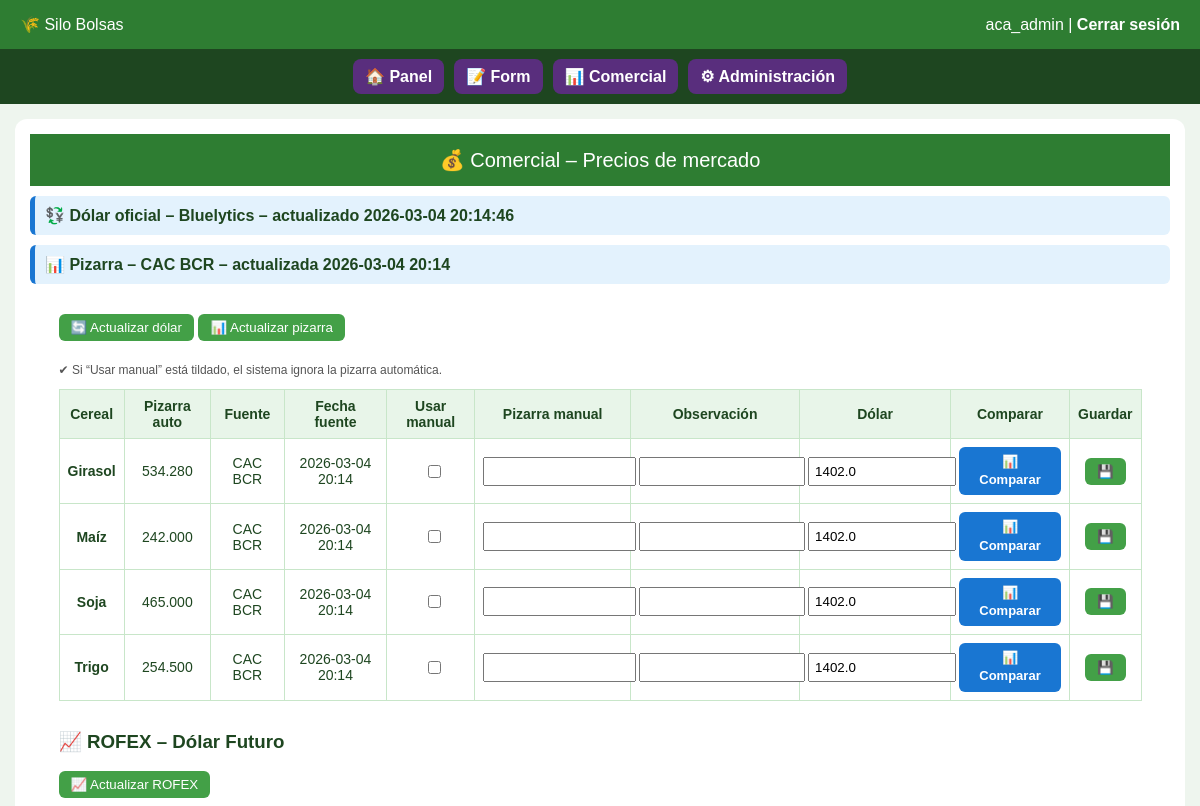
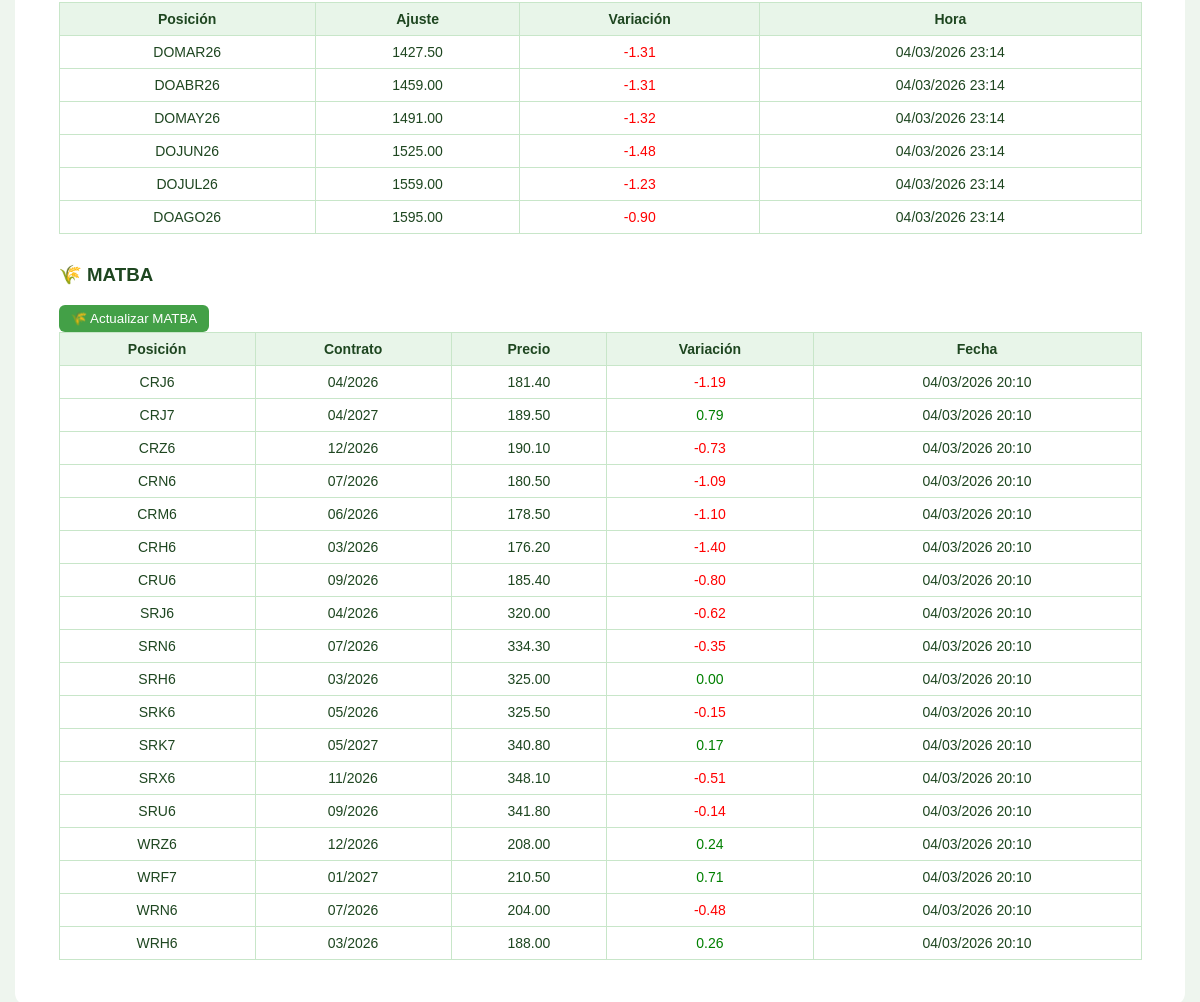
Page /comercial/ (signed in) on the committed database (2 pictures, top to bottom).
### tables this page shows
CREATE TABLE usuarios (
            id INTEGER PRIMARY KEY AUTOINCREMENT,
            username TEXT UNIQUE NOT NULL,
            password TEXT NOT NULL,
            rol TEXT NOT NULL,
            empresa_id INTEGER,
            sucursal_id INTEGER,
            es_superadmin INTEGER DEFAULT 0,
            forzar_cambio_password INTEGER DEFAULT 0,
            FOREIGN KEY (empresa_id) REFERENCES empresas(id),
            FOREIGN KEY (sucursal_id) REFERENCES sucursales(id)
        );

CREATE TABLE mercado (
            id INTEGER PRIMARY KEY AUTOINCREMENT,
            empresa_id INTEGER NOT NULL,
            cereal TEXT,
            pizarra_auto REAL,
            fuente TEXT,
            fecha_fuente TEXT,
            pizarra_manual REAL,
            usar_manual INTEGER DEFAULT 0,
            obs_precio TEXT,
            dolar REAL,
            fecha TEXT,
            UNIQUE(empresa_id, cereal),
            FOREIGN KEY (empresa_id) REFERENCES empresas(id)
        );

CREATE TABLE rofex (
        id INTEGER PRIMARY KEY AUTOINCREMENT,
        posicion TEXT NOT NULL,
        ajuste REAL,
        ajuste_anterior REAL,
        variacion REAL,
        fecha DATETIME DEFAULT CURRENT_TIMESTAMP
    );

CREATE TABLE matba (
        id INTEGER PRIMARY KEY AUTOINCREMENT,
        posicion TEXT NOT NULL,
        cereal TEXT,
        precio REAL,
        precio_anterior REAL,
        variacion REAL,
        fecha DATETIME DEFAULT CURRENT_TIMESTAMP
    , mes TEXT);

### comercial/routes.py (the view)
@comercial_bp.route("/")
@login_required
def comercial():
    if not tiene_permiso("comercial"):
        return acceso_denegado("comercial")
    empresa_id = empresa_actual()
    if not empresa_id:
        return redirect(url_for("panel.panel"))
    conn = get_db()
    rows = conn.execute("""
        SELECT cereal,
            pizarra_auto,
            fuente,
            fecha_fuente,
            pizarra_manual,
            usar_manual,
            obs_precio,
            dolar,
            fecha
        FROM mercado
        WHERE empresa_id=?
        ORDER BY cereal
    """, (empresa_id,)).fetchall()
    dolar_info = conn.execute("""
        SELECT dolar, fecha
        FROM mercado
        WHERE empresa_id=?
        AND dolar > 0
        ORDER BY fecha DESC
        LIMIT 1
    """, (empresa_id,)).fetchone()
    fecha_dolar_arg = None
    if dolar_info and dolar_info["fecha"]:
        fecha_utc = datetime.fromisoformat(dolar_info["fecha"])
        fecha_utc = fecha_utc.replace(tzinfo=ZoneInfo("UTC"))
        fecha_arg = fecha_utc.astimezone(ZoneInfo("America/Argentina/Buenos_Aires"))
        fecha_dolar_arg = fecha_arg.strftime("%Y-%m-%d %H:%M:%S")
    fecha_pizarra = None
    if rows:
        fecha_pizarra = rows[0]["fecha_fuente"]
    rofex = conn.execute("""
        SELECT posicion, ajuste, variacion, fecha
        FROM rofex
        ORDER BY fecha DESC
        LIMIT 10
    """).fetchall()
    matba = conn.execute("""
        SELECT posicion, mes, precio, variacion, fecha
        FROM matba
        ORDER BY fecha DESC
        LIMIT 18
    """).fetchall()
    conn.close()
    return render_template(
        "comercial.html",
        mercado=rows,
        dolar_info=dolar_info,
        fecha_dolar_arg=fecha_dolar_arg,
        fecha_pizarra=fecha_pizarra,
        rofex=rofex,
        matba=matba,
        puede_comparador=tiene_permiso("comparador"),
    )

### app.py (called while the page is built, shortened)
@app.context_processor
def inject_permisos():
    return dict(tiene_permiso=tiene_permiso)

@app.context_processor
def inject_estado_contrato():
    empresa_alerta = None
    empresa_vencida = False
    if current_user.is_authenticated and not current_user.es_superadmin:
        conn = get_db()
        empresa = conn.execute("""
            SELECT fecha_vencimiento
            FROM empresas
            WHERE id=?
        """, (current_user.empresa_id,)).fetchone()
        conn.close()
    return dict(
        empresa_alerta=empresa_alerta,
        empresa_vencida=empresa_vencida
    )

@app.context_processor
def inject_empresa_contexto():
    empresa_nombre = None
    return dict(empresa_activa=empresa_nombre)

### auth/models.py (called while the page is built)
    @staticmethod
    def get(user_id):
        conn = get_db()
        row = conn.execute(
            "SELECT * FROM usuarios WHERE id=?",
            (user_id,)
        ).fetchone()
        conn.close()
        if row:
            return User(row)
        return None

### auth/routes.py (called while the page is built)
@login_manager.user_loader
def load_user(user_id):
    return User.get(user_id)

### db.py (called while the page is built)
def get_db():
    conn = sqlite3.connect(DB_NAME)
    conn.row_factory = sqlite3.Row
    return conn

### panel/routes.py (called while the page is built)
def empresa_actual():
    if current_user.es_superadmin:
        return session.get("empresa_contexto")
    return current_user.empresa_id

### permissions.py (called while the page is built, shortened)
def tiene_permiso(pantalla):
    if not current_user.is_authenticated:
        return False
    if current_user.es_superadmin == 1:
        return True
    if current_user.rol == "admin_empresa":
        return True

### templates/comercial.html (shortened to what this page needs)
{% extends "base.html" %}
{% block contenido %}
<header>💰 Comercial – Precios de mercado</header>
{% set ref = mercado[0] if mercado %}
{% if mercado and ref.fecha %}
<div style="margin:10px 0;padding:10px;background:#e3f2fd;border-left:5px solid #1976d2;border-radius:6px;font-weight:bold;">
  💱 Dólar oficial – <b>Bluelytics</b> – actualizado {{ fecha_dolar_arg }}
</div>
{% endif %}
{% if fecha_pizarra %}
<div style="margin:10px 0;padding:10px;background:#e3f2fd;border-left:5px solid #1976d2;border-radius:6px;font-weight:bold;">
  📊 Pizarra – <b>CAC BCR</b> – actualizada {{ fecha_pizarra }}
</div>
{% endif %}
<div class="container">
<button onclick="actualizarDolar()" style="margin-bottom:10px">
  🔄 Actualizar dólar
</button>
<button onclick="actualizarPizarra()">
  📊 Actualizar pizarra
</button>
<table>
<tr>
  <th>Cereal</th>
  <th>Pizarra auto</th>
  <th>Fuente</th>
  <th>Fecha fuente</th>
  <th>Usar manual</th>
  <th>Pizarra manual</th>
  <th>Observación</th>
  <th>Dólar</th>
  <th>Comparar</th>
  <th>Guardar</th>
</tr>
{% for m in mercado %}
<tr>
  <td><b>{{ m.cereal }}</b></td>
  <td>
    {% if m.pizarra_auto and m.pizarra_auto > 0 %}
      {{ "{:,.0f}".format(m.pizarra_auto).replace(",", ".") }}
    {% else %}
      -
    {% endif %}
  </td>
  <td>{{ m.fuente if m.fuente else "-" }}</td>
  <td>{{ m.fecha_fuente if m.fecha_fuente else "-" }}</td>
  <td>
    <input type="checkbox"
           id="usar_{{ m.cereal }}"
           {% if m.usar_manual %}checked{% endif %}>
  </td>
  <td>
    <input type="number" step="0.01"
           id="manual_{{ m.cereal }}"
           value="{{ m.pizarra_manual or '' }}">
  </td>
  <td>
    <input type="text"
           id="obs_{{ m.cereal }}"
           value="{{ m.obs_precio or '' }}">
  </td>
  <td>
    <input type="number" step="0.01"
           id="dolar_{{ m.cereal }}"
           value="{{ m.dolar or '' }}">
  </td>
  <td>
    <a href="{{ url_for('comercial.comparador', cereal=m.cereal) }}"
       class="btn-comparar {% if not puede_comparador %}btn-bloqueado{% endif %}">
        {% if puede_comparador %}
            📊 Comparar
        {% else %}
            🔒 Comparar
        {% endif %}
    </a>
  </td>
  <td>
    <button onclick="guardar('{{ m.cereal }}')">💾</button>
  </td>
</tr>
{% endfor %}
<p class="small">
✔ Si “Usar manual” está tildado, el sistema ignora la pizarra automática.
</p>
</table>
<h3 style="margin-top:30px;">📈 ROFEX – Dólar Futuro</h3>
<button onclick="actualizarRofex()">📈 Actualizar ROFEX</button>
{% if rofex and rofex|length > 0 %}
<table style="margin-top:10px;">
<tr>
    <th>Posición</th>
    <th>Ajuste</th>
    <th>Variación</th>
    <th>Hora</th>
</tr>
{% for r in rofex %}
<tr>
    <td>{{ r.posicion }}</td>
    <td>{{ "%.2f"|format(r.ajuste) }}</td>
    <td style="color:{% if r.variacion >= 0 %}green{% else %}red{% endif %}">
        {{ "%.2f"|format(r.variacion) }}
    </td>
    <td>
        {% set f = r.fecha %}
        {{ f[8:10] }}/{{ f[5:7] }}/{{ f[0:4] }} {{ f[11:16] }}
    </td>
</tr>
{% endfor %}
</table>
{% else %}
<p style="margin-top:10px; color:#888;">No hay datos cargados.</p>
</table>
{% endif %}
<h3 style="margin-top:30px;">🌾 MATBA</h3>
<button onclick="actualizarMatba()">🌾 Actualizar MATBA</button>
{% if matba %}
<table>
<tr>
    <th>Posición</th>
    <th>Contrato</th>
    <th>Precio</th>
    <th>Variación</th>
    <th>Fecha</th>
</tr>
{% for m in matba %}
<tr>
    <td>{{ m.posicion }}</td>
    <td>{{ m.mes }}</td>
    <td>{{ "%.2f"|format(m.precio) }}</td>
    <td style="color:{% if m.variacion >= 0 %}green{% else %}red{% endif %}">
        {{ "%.2f"|format(m.variacion) }}
    </td>
    <td>
        {% set f = m.fecha %}
        {{ f[8:10] }}/{{ f[5:7] }}/{{ f[0:4] }} {{ f[11:16] }}
    </td>
</tr>
{% endfor %}
</table>
{% else %}
<p>No hay datos MATBA cargados.</p>
{% endif %}
</div>
{% endblock %}

### templates/base.html (shortened to what this page needs)
<!DOCTYPE html>
<html lang="es">
<head>
</head>
<body>
<div class="header">
  <div>
    🌾 Silo Bolsas
  </div>
  <div>
    {{ current_user.username }}
    |
    <a href="{{ url_for('auth.logout') }}">Cerrar sesión</a>
  </div>
</div>
{% if current_user.is_authenticated %}
<div class="nav-bar">
    {% if tiene_permiso("panel") %}
        <a href="{{ url_for('panel.panel') }}" class="nav-btn">
            🏠 Panel
        </a>
    {% else %}
        <a href="{{ url_for('panel.panel') }}" class="nav-btn locked">
            🔒 Panel
        </a>
    {% endif %}
    {% if tiene_permiso("form") %}
        <a href="{{ url_for('panel.form') }}" class="nav-btn">
            📝 Form
        </a>
    {% else %}
        <a href="{{ url_for('panel.form') }}" class="nav-btn locked">
            🔒 Form
        </a>
    {% endif %}
    {% if tiene_permiso("comercial") %}
        <a href="{{ url_for('comercial.comercial') }}" class="nav-btn">
            📊 Comercial
        </a>
    {% else %}
        <a href="{{ url_for('comercial.comercial') }}" class="nav-btn locked">
            🔒 Comercial
        </a>
    {% endif %}
    {% if current_user.es_superadmin or tiene_permiso("admin") %}
        <a href="{{ url_for('admin.admin_usuarios') }}" class="nav-btn admin">
            ⚙ Administración
        </a>
    {% else %}
        <a href="{{ url_for('admin.admin_usuarios') }}" class="nav-btn locked admin">
            🔒 Administración
        </a>
    {% endif %}
</div>
{% endif %}
<div class="container">
  {% block contenido %}{% endblock %}
</div>
</body>
</html>

### templates/base.html (style rules this page uses)
body { background:#e6f4ea; font-family:Arial, sans-serif; margin:0; padding:0; color:#1e4620; }
.header { background:#2e7d32; color:white; padding:15px 20px; display:flex; justify-content:space-between; align-items:center; }
.header a { color:white; text-decoration:none; font-weight:bold; }
.container { padding:25px; }
.nav-bar { background:#1e4620; padding:10px; display:flex; gap:10px; justify-content:center; flex-wrap:wrap; }
.nav-btn { background:#592e7d; color:white; padding:8px 14px; border-radius:8px; text-decoration:none; font-weight:bold; }
.nav-btn { padding: 8px 12px; border-radius: 8px; text-decoration: none; font-weight: bold; }

### templates/comercial.html (style rules this page uses)
body { font-family:Arial; background:#eef5ee; margin:0 }
header { background:#2e7d32; color:white; padding:14px; font-size:20px; text-align:center }
.container { width:95%; margin:15px auto; background:white; padding:15px; border-radius:12px }
table { width:100%; border-collapse:collapse }
th,td { border:1px solid #c8e6c9; padding:8px; text-align:center; font-size:14px }
th { background:#e8f5e9 }
input { width:100%; padding:5px }
button { background:#43a047; color:white; border:none; padding:6px 12px; border-radius:6px; cursor:pointer }
.small { font-size:12px; color:#555 }
.btn-comparar { display:inline-block; background:#1976d2; color:white; padding:6px 14px; border-radius:6px; text-decoration:none; font-size:13px; font-weight:bold; line-height:1.4; }

### rows in the picture
usuarios: username "aca_admin"
mercado: fecha_fuente "2026-03-04 20:14", cereal "Girasol", pizarra_auto "534.280", fuente "CAC BCR", dolar "1402.0"
mercado: cereal "Maíz", pizarra_auto "242.000", fuente "CAC BCR", fecha_fuente "2026-03-04 20:14", dolar "1402.0"
mercado: cereal "Soja", pizarra_auto "465.000", fuente "CAC BCR", fecha_fuente "2026-03-04 20:14", dolar "1402.0"
mercado: cereal "Trigo", pizarra_auto "254.500", fuente "CAC BCR", fecha_fuente "2026-03-04 20:14", dolar "1402.0"
rofex: posicion "DOMAR26", ajuste "1427.50", variacion "-1.31", fecha "04", fecha "03", fecha "2026", fecha "23:14"
rofex: posicion "DOABR26", ajuste "1459.00", variacion "-1.31", fecha "04", fecha "03", fecha "2026", fecha "23:14"
rofex: posicion "DOMAY26", ajuste "1491.00", variacion "-1.32", fecha "04", fecha "03", fecha "2026", fecha "23:14"
rofex: posicion "DOJUN26", ajuste "1525.00", variacion "-1.48", fecha "04", fecha "03", fecha "2026", fecha "23:14"
rofex: posicion "DOJUL26", ajuste "1559.00", variacion "-1.23", fecha "04", fecha "03", fecha "2026", fecha "23:14"
rofex: posicion "DOAGO26", ajuste "1595.00", variacion "-0.90", fecha "04", fecha "03", fecha "2026", fecha "23:14"
matba: posicion "CRJ6", mes "04/2026", precio "181.40", variacion "-1.19", fecha "04", fecha "03", fecha "2026", fecha "20:10"
matba: posicion "CRJ7", mes "04/2027", precio "189.50", variacion "0.79", fecha "04", fecha "03", fecha "2026", fecha "20:10"
matba: posicion "CRZ6", mes "12/2026", precio "190.10", variacion "-0.73", fecha "04", fecha "03", fecha "2026", fecha "20:10"
matba: posicion "CRN6", mes "07/2026", precio "180.50", variacion "-1.09", fecha "04", fecha "03", fecha "2026", fecha "20:10"
matba: posicion "CRM6", mes "06/2026", precio "178.50", variacion "-1.10", fecha "04", fecha "03", fecha "2026", fecha "20:10"
matba: posicion "CRH6", mes "03/2026", precio "176.20", variacion "-1.40", fecha "04", fecha "03", fecha "2026", fecha "20:10"
matba: posicion "CRU6", mes "09/2026", precio "185.40", variacion "-0.80", fecha "04", fecha "03", fecha "2026", fecha "20:10"
matba: posicion "SRJ6", mes "04/2026", precio "320.00", variacion "-0.62", fecha "04", fecha "03", fecha "2026", fecha "20:10"
matba: posicion "SRN6", mes "07/2026", precio "334.30", variacion "-0.35", fecha "04", fecha "03", fecha "2026", fecha "20:10"
matba: posicion "SRH6", mes "03/2026", precio "325.00", variacion "0.00", fecha "04", fecha "03", fecha "2026", fecha "20:10"
matba: posicion "SRK6", mes "05/2026", precio "325.50", variacion "-0.15", fecha "04", fecha "03", fecha "2026", fecha "20:10"
matba: posicion "SRK7", mes "05/2027", precio "340.80", variacion "0.17", fecha "04", fecha "03", fecha "2026", fecha "20:10"
matba: posicion "SRX6", mes "11/2026", precio "348.10", variacion "-0.51", fecha "04", fecha "03", fecha "2026", fecha "20:10"
matba: posicion "SRU6", mes "09/2026", precio "341.80", variacion "-0.14", fecha "04", fecha "03", fecha "2026", fecha "20:10"
matba: posicion "WRZ6", mes "12/2026", precio "208.00", variacion "0.24", fecha "04", fecha "03", fecha "2026", fecha "20:10"
matba: posicion "WRF7", mes "01/2027", precio "210.50", variacion "0.71", fecha "04", fecha "03", fecha "2026", fecha "20:10"
matba: posicion "WRN6", mes "07/2026", precio "204.00", variacion "-0.48", fecha "04", fecha "03", fecha "2026", fecha "20:10"
matba: posicion "WRH6", mes "03/2026", precio "188.00", variacion "0.26", fecha "04", fecha "03", fecha "2026", fecha "20:10"

### other values in the picture
{{ fecha_dolar_arg }} "2026-03-04 20:14:46"
